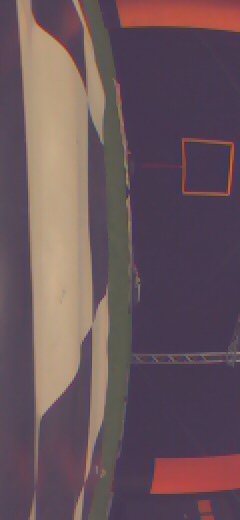
#> input picture debug_python_code/cyberzoo_poles_panels_mats/20190121-142935/11549407.jpg, 240 x 520 px
$ python -i find_edges.py   (imports and definitions only)
#> lines starting #> are read from the running program, lines starting #| are printed output that depends on the picture
#> further down, picture is the input picture: shape (520, 240, 3); mean B, G, R 90.7, 84.8, 105
### debug_python_code/utils.py
import numpy as np


def remove_mess(image, window_size=15, thresh=.35):
    pixels_threshold = window_size**2 * thresh
    for y in range(0, image.shape[0] - window_size + 1, window_size):
        for x in range(0, image.shape[1] - window_size + 1, window_size):

            roi = image[y:y+window_size, x:x+window_size]

            # Count white pixels
            white_pixels = np.sum(roi == 255)

            # If there are 20 or more white pixels, replace the entire ROI with black pixels
            if white_pixels >= pixels_threshold:
                image[y:y+window_size, x:x+window_size] = 0
                # print("Removed patch")
    return image

### debug_python_code/find_edges.py
# Attempt to get the corners of the cyberZoo with the camera projection matrix
import cv2
import matplotlib.pyplot as plt
import os
import numpy as np
from sklearn.linear_model import LinearRegression, RANSACRegressor, Ridge
import copy
from utils import *

# Load dataset
example_files = os.listdir('./cyberzoo_poles_panels_mats/20190121-142935')
# [1 line not run here, left out]
example_files = [os.path.join('./cyberzoo_poles_panels_mats/20190121-142935', filename) for filename in example_files]

# [56 lines left out: function perform_linear_regression, not called in this run]

def perform_linear_regression_with_guess(binary_image, model):
    ACCEPT_REGION = 5
    """
    Given a portion of the image we try to find the horizon
    We use RANSACRegressor to try to be resiliant to the numerous outliers
    """
    white_pixels = np.argwhere(binary_image == 255)  # Get coordinates of white pixels
    num_pixels = white_pixels.shape[0]
    #new_image = np.zeros(binary_image.shape)

    # Initialize arrays to store x and y coordinates of white pixels
    x_coords = white_pixels[:, 1]
    y_coords = white_pixels[:, 0]
    sorted_indices = np.argsort(x_coords)
    x_coords = x_coords[sorted_indices]
    y_coords = y_coords[sorted_indices]


    new_x = []
    new_y = []
    possible_x = None
    for x, y in zip(x_coords, y_coords):
        if x == possible_x:
            list_y.append(y)
            continue
            perform_linear_regression_with_guess
        if possible_x is not None:
            prediction = model.predict([[possible_x]])[0]
            #try:
            #    new_image[int(prediction) + ACCEPT_REGION*5, possible_x] = 255
            #except:
            #    pass
            #try:
            #    new_image[int(prediction) - ACCEPT_REGION*5, possible_x] = 255
            #except:
            #    pass
            distance = ACCEPT_REGION * 5 + 1
            for old_y in list_y:
                if abs(old_y - prediction) < distance:
                    closest_y = old_y
                    distance = abs(old_y - prediction)
            if distance <= ACCEPT_REGION * 5:
                #new_image[closest_y, possible_x] = 255
                new_x.append(x)
                new_y.append(closest_y)

        possible_x = x
        list_y = [y]

    #cv2.imshow(f"test {int(model.intercept_[0])}", new_image)
    #cv2.waitKey(0)

    if len(new_x) < 2:
        #print("No white pixels found in the image.")
        return model
    model = LinearRegression()
    model.fit(np.array(new_x).reshape(-1, 1), np.array(new_y).reshape(-1, 1))

    new_new_x = []
    new_new_y = []
    for x, y in zip(new_x, new_y):
        prediction = model.predict([[possible_x]])[0]
        if abs(y - prediction) <= ACCEPT_REGION:
            new_new_x.append(x)
            new_new_y.append(y)

    if len(new_new_x) < 2:
        #print("No white pixels found in the image.")
        return model
    new_model = LinearRegression()
    new_model.fit(np.array(new_new_x).reshape(-1, 1), np.array(new_new_y).reshape(-1, 1))

    return model

def assign_colors_to_compatible_models(models, threshold = 20):
    """
    Just a quick clustering of the different predictions for the horizon
    """
    color_map = {}
    color_index = 0

    for i in range(len(models)):
        compatible = np.full(color_index, 0)
        for j in range(i):

            model1 = models[i]
            model2 = models[j]

            y_pred_1 = model1.predict([[300]])[0]
            y_pred_2 = model2.predict([[300]])[0]
            error = abs(y_pred_1 - y_pred_2)
            compatible[color_map[j]] = max(error, compatible[color_map[j]])

        if compatible.size == 0 or all(compatible >= threshold):
            color_map[i] = color_index
            color_index += 1
        else:
            color_map[i] = np.argmin(compatible)

    return color_map

def detect_horizons(frame):
    """
    Return the model for each orizon line up to two, and the x for which they meet
    If there is only one line x_separation is equal to frame.shape[1]
    """
    original = frame.copy()

    # This was an attempt to make the blue and black patches around the arena look the same (I wanted a gradient between the green and blue grass)
    #frame[:, :, 2] = 0
    #hsv_image = cv2.cvtColor(frame, cv2.COLOR_BGR2HSV)
    ## Define lower and upper bounds for blue color in HSV
    #lower_blue = np.array([90, 0, 0])
    #upper_blue = np.array([255, 255, 255])
    ## Create a mask to extract blue areas
    #blue_mask = cv2.inRange(frame, lower_blue, upper_blue)
    ## Print some information about the blue mask
    #print("Pixels detected as blue:", np.count_nonzero(blue_mask))
    #print("Shape of the blue mask:", blue_mask.shape)
    ## Darken the blue areas in the original image
    #darkened_image = frame.copy()
    ##darkened_image[blue_mask != 0, 0] = 80   # Darken blue areas by dividing pixel values by 2
    ##darkened_image[blue_mask != 0, 1] = 60
    #frame = darkened_image.copy()

    # Convert the frame to grayscale for edge detection
    gray = cv2.cvtColor(frame, cv2.COLOR_BGR2GRAY)
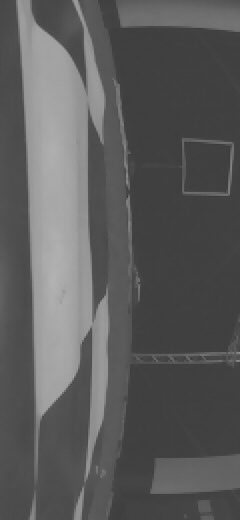
#> gray: shape (520, 240); min 41, max 178, mean 91.5
    # Apply Gaussian blur to reduce noise and smoothen edges
    blurred = cv2.GaussianBlur(src=gray, ksize=(15, 15), sigmaX=0.9)
    # Perform Canny edge detection
    edges = cv2.Canny(blurred,15, 20)
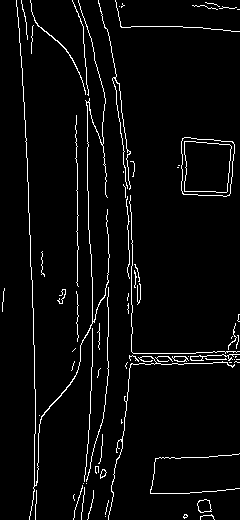
#> edges: shape (520, 240); 4% white in thin lines or dots
    #edges = cv2.GaussianBlur(src=edges, ksize=(5, 5), sigmaX=0.9)
    rgb_edges = cv2.cvtColor(edges, cv2.COLOR_GRAY2BGR)
#> rgb_edges: shape (520, 240, 3); 4% white in thin lines or dots
    edges = remove_mess(rgb_edges)
#> after the loop in remove_mess, `for y in range(0, image.shape[0] - window_size + 1, window_size):`:
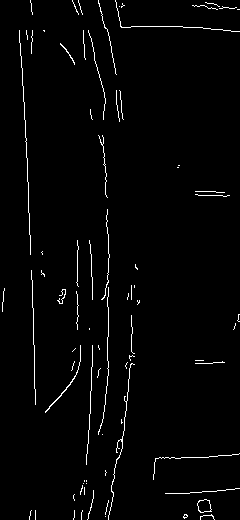
#> image: shape (520, 240, 3); 2.1% white in thin lines or dots
    edges = cv2.cvtColor(edges, cv2.COLOR_BGR2GRAY)
#> edges: shape (520, 240); 2.1% white in thin lines or dots
    edges_debug = edges.copy()
    colored = cv2.cvtColor(edges_debug, cv2.COLOR_GRAY2BGR)


    # Split the image in regions where we try to interpolate the horizon line
    # Frame diveded in two to separate the two walls
    horizons = []
    for offset in [0, edges.shape[1] // 2]:
        # Should be based on the corner position
        x_min = offset
        x_max = offset+edges.shape[1] // 2
        wrong = []
        models = []
        #y_min = 80
        y_min = 130
        y_max = 210
        #y_max = 200 - 40
        if offset == 0:
            angle = 2/3
        else:
            angle = -1/4
        for y in range(y_min, y_max, 30):
            #sample = copy.deepcopy(edges[y:y+50, x_min:x_max])
            guess = LinearRegression()
            if x_min == 0:
                guess.fit([[0], [x_max - x_min]], [[y + angle * (x_max - x_min)], [y]])
            else:
                guess.fit([[0], [x_max - x_min]], [[y], [y - angle * (x_max - x_min)]])
            model = perform_linear_regression_with_guess(edges[:, x_min:x_max], guess)
            #sample = edges[y:y+50, x_min:x_max]

            #model = perform_linear_regression(sample)
            if model is None:
                continue
            #model.estimator_.intercept_[0] = model.predict([[- x_min]])[0] + y
            model.intercept_[0] = model.predict([[- x_min]])[0]# + y
            models.append(model)

        color_map = assign_colors_to_compatible_models(models)
        #print(color_map)
        #print([list(color_map.values()).count(x) for x in color_map.values()])
        rgb_colors = [(255, 0, 0), (0, 255, 0), (0, 0, 255), (255, 255, 0), (0, 255, 255),
                      (255, 0, 255), (128, 128, 0), (128, 0, 128), (0, 128, 128), (128, 128, 128),
                      (255, 128, 0), (255, 0, 128), (0, 255, 128), (128, 255, 0), (0, 128, 255),
                      (128, 0, 255), (255, 128, 128), (128, 255, 128), (128, 128, 255), (255, 255, 128)]


        # We try to find the correct model by looking at how many points are on the line
        # If there are too many points around the line we supose it is the mat and not the horizon
        for model, color, y in zip(models, color_map.values(), range(y_min, y_max, 10)):
            # [11 lines of commented-out code are left out]
            model.wrong = []
            for x in range(x_min, x_max, 5):
                y_predicted = int(model.predict([[x]]).flatten()[0])
                if y_predicted > edges.shape[0]:
                    break
                ys_actual_low = np.where(edges[y_predicted - 3:y_predicted + 3, x] == 255)[0]
                ys_actual_high = np.where(edges[y_predicted - 5:y_predicted + 10, x] == 255)[0]
                if len(ys_actual_low) == 0 or len(ys_actual_high) > 2:
                    model.wrong.append((x, int(y_predicted)))

            #print(y, len(model.wrong))
        old_model = min(models, key = lambda model: len(model.wrong))
        old_model.color = (0, 0, 100)
        guess = old_model
        guess.intercept_[0] = old_model.predict([[x_min]])[0]
        model = perform_linear_regression_with_guess(edges[:, x_min:x_max], guess)
        model.intercept_[0] = model.predict([[- x_min]])[0]
        model.wrong = []
        model.color = model.color = (0, 255, 0)
        for x in range(x_min, x_max, 2):
            y_predicted = int(model.predict([[x]]).flatten()[0])
            if y_predicted > edges.shape[0]:
                    continue
            ys_actual_low = np.where(edges[y_predicted - 5:y_predicted + 5, x] == 255)[0]
            ys_actual_high = np.where(edges[y_predicted - 10:y_predicted + 10, x] == 255)[0]
            if len(ys_actual_low) == 0 or len(ys_actual_high) > 2:
                model.wrong.append((x, int(y_predicted)))
        horizons.append([old_model, model])
#> after the loop, guess.intercept_ = [192.5]; horizons = 2 items; model.intercept_ = [189.2]
    return horizons, edges.shape[1] // 2, colored


exit = False
i = 195
j = 100
window_name = "Original vs Edge Detected"
# [32 lines not run here, left out]

>>> import cv2
>>> picture = cv2.imread('cyberzoo_poles_panels_mats/20190121-142935/11549407.jpg')
>>> result = detect_horizons(picture)
